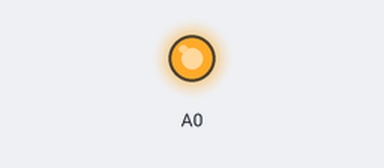
Recording of a sketch running on a simulated Arduino Uno, built with avr-gcc and run on an emulated ATmega328P. Shown: output pins drawn as LEDs (lit = HIGH).

Above: at 0.1 s.
Timing chart, 0 to 1.6 s (numbered marks = the images above):
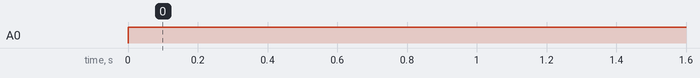

Measured:
- by itself, A0: LOW → HIGH at 0.00 s

The sketch:

sketch_mar16a.ino
```cpp
// generate a 1khz sine wave on pin 9
// the sine wave is 8 bits in size and is generated using a lookup table
// the lookup table is generated using the following formula
// sinewave[i] = 127.5 + 127.5 * sin(2 * PI * i / 256)
// the lookup table is stored in program memory to save RAM
// the lookup table is 256 bytes in size and is generated using the following formula
// sinewave[i] = 127.5 + 127.5 * sin(2 * PI * i / 256)
// the lookup table is stored in program memory to save RAM
const unsigned char sinewave[] PROGMEM = {
    128, 129, 130, 131, 132, 133, 134, 135, 136, 137, 138, 139, 140, 141, 142, 143,
    144, 145, 146, 147, 148, 149, 150, 151, 152, 153, 154, 155, 156, 157, 158, 159,
    160, 161, 162, 163, 164, 165, 166, 167, 168, 169, 170, 171, 172, 173, 174, 175,
    176, 177, 178, 179, 180, 181, 182, 183, 184, 185, 186, 187, 188, 189, 190, 191,
    192, 193, 194, 195, 196, 197, 198, 199, 200, 201, 202, 203, 204, 205, 206, 207,
    208, 209, 210, 211, 212, 213, 214, 215, 216, 217, 218, 219, 220, 221, 222, 223,
    224, 225, 226, 227, 228, 229, 230, 231, 232, 233, 234, 235, 236, 237, 238, 239,
    240, 241, 242, 243, 244, 245, 246, 247, 248, 249, 250, 251, 252, 253, 254, 255,
    255, 254, 253, 252, 251, 250, 249, 248, 247, 246, 245, 244, 243, 242, 241, 240,
    239, 238, 237, 236, 235, 234, 233, 232, 231, 230, 229, 228, 227, 226, 225, 224,
    223, 222, 221, 220, 219, 218, 217, 216, 215, 214, 213, 212, 211, 210, 209, 208,
    207, 206, 205, 204, 203, 202, 201, 200, 199, 198, 197, 196, 195, 194, 193, 192,
    191, 190, 189, 188, 187, 186, 185, 184, 183, 182, 181, 180, 179, 178, 177, 176,
    175, 174, 173, 172, 171, 170, 169, 168, 167, 166, 165, 164, 163, 162, 161, 160,
    159, 158, 157, 156, 155, 154, 153, 152, 151, 150, 149, 148, 147, 146, 145, 144,
    143, 142, 141, 140, 139, 138, 137, 136, 135, 134, 133, 132, 131, 130, 129, 128,
    127, 126, 125, 124, 123, 122, 121, 120, 119, 118, 117, 116, 115, 114, 113, 112,
    111, 110, 109, 108, 107, 106, 105, 104, 103, 102, 101, 100, 99, 98, 97, 96,
    95, 94, 93, 92, 91, 90, 89, 88, 87, 86, 85, 84, 83, 82, 81, 80,
    79, 78, 77, 76, 75, 74, 73, 72, 71, 70, 69, 68, 67, 66, 65, 64,
    63, 62, 61, 60, 59, 58, 57, 56, 55, 54, 53, 52, 51, 50, 49, 48,
    47, 46, 45, 44, 43, 42, 41, 40, 39, 38, 37, 36, 35, 34, 33, 32,
    31, 30, 29, 28, 27, 26, 25, 24, 23, 22, 21, 20, 19, 18, 17, 16,
    15, 14, 13, 12, 11, 10, 9, 8, 7, 6, 5, 4, 3, 2, 1, 0};
void setup()
{
    // initialize digital pin 9 as an output.
    pinMode(A0, OUTPUT);
}
void loop()
{
    // loop through the lookup table and output the value to pin 9
    for (int i = 0; i < 256; i++)
    {
        analogWrite(A0, pgm_read_byte(&sinewave[i]));
        delayMicroseconds(1000);
    }
}
```
